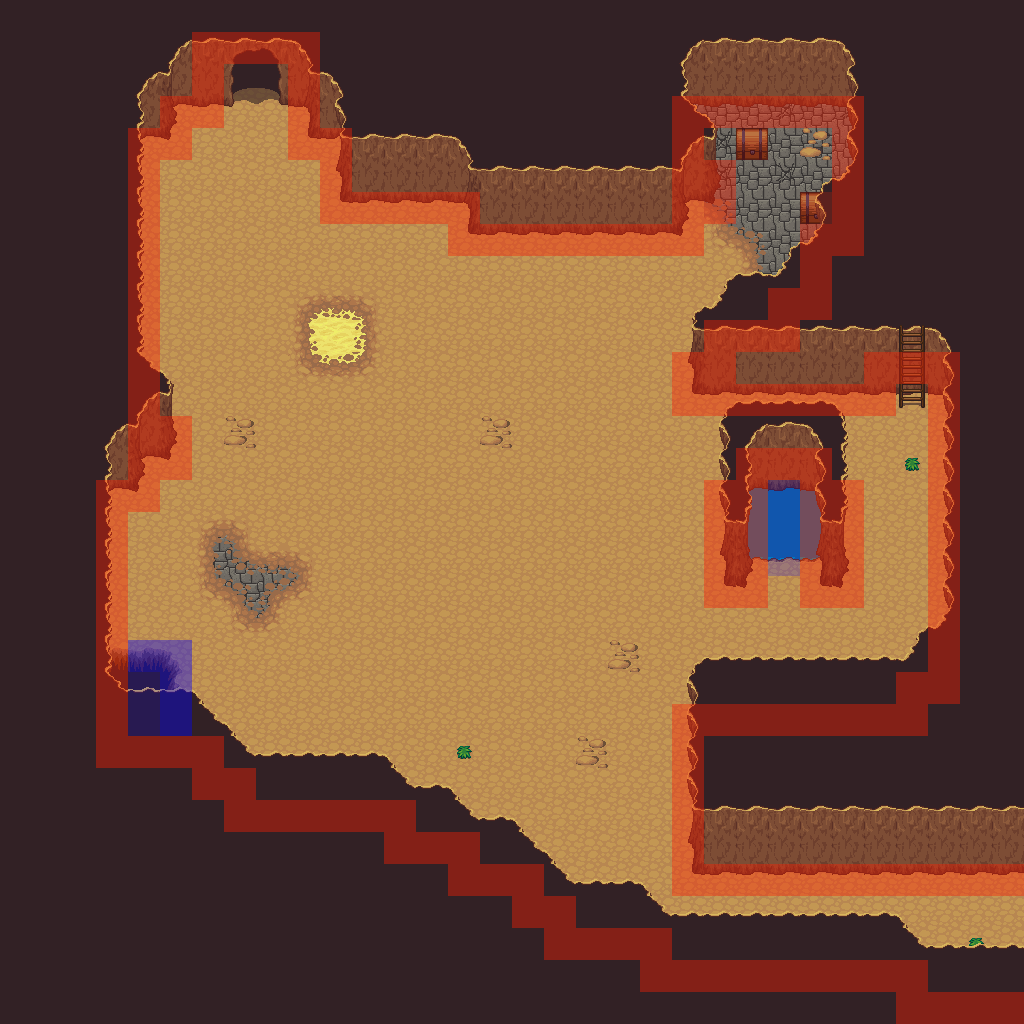

This is a level from a 2D game, rendered from its Tiled map with the project's own tilesets. A one-line summary and the map file follow, with tile-layer data summarised:
An orthogonal 32x32 tile map with 32x32 px tiles, 5 tile layers (background, fringe, object, foreground, ...), 4 tilesets and 8 objects (5x event, 3x enemy).

<map height="32" orientation="orthogonal" renderorder="right-down" tileheight="32" tilewidth="32" version="1.0" width="32">
 <properties>
  <property name="music" value="music/winds_of_stories.ogg" />
  <property name="tileset" value="tilesetdefs/sewer.txt" />
  <property name="title" value="Secret Cavern" />
 </properties>
 <tileset firstgid="1" name="tiled_collision" tileheight="32" tilewidth="32">
  <image height="32" source="tiled_collision.png" width="480" />
 </tileset>
 <tileset firstgid="16" name="generic_background" tileheight="32" tilewidth="32">
  <image height="832" source="generic_background.png" width="864" />
 </tileset>
 <tileset firstgid="718" name="small_objects" tileheight="64" tilewidth="32">
  <image height="512" source="small_objects.png" width="671" />
 </tileset>
 <tileset firstgid="878" name="sewer_objects" tileheight="128" tilewidth="32">
  <image height="768" source="sewer_objects.png" width="672" />
 </tileset>
 <layer height="32" name="background" width="32">
  <data>[1024 cells, 1024 non-empty, 7 distinct tile ids]</data>
 </layer>
 <layer height="32" name="fringe" width="32">
  <data>[1024 cells, 49 non-empty, 20 distinct tile ids]</data>
 </layer>
 <layer height="32" name="object" width="32">
  <data>[1024 cells, 171 non-empty, 16 distinct tile ids]</data>
 </layer>
 <layer height="32" name="foreground" width="32">
  <data>[1024 cells, 0 non-empty, 0 distinct tile ids]</data>
 </layer>
 <layer height="32" name="collision" width="32">
  <data>[1024 cells, 183 non-empty, 4 distinct tile ids]</data>
 </layer>
 <objectgroup name="event">
  <object height="96" name="Teleport to Basement4" type="event" width="32" x="992" y="896">
   <properties>
    <property name="intermap" value="maps/basement4.txt,1,3" />
   <property name="activate" value="on_trigger" /></properties>
  </object>
  <object height="32" name="Teleport to Basement 2" type="event" width="32" x="896" y="384">
   <properties>
    <property name="intermap" value="maps/basement2.txt,27,8" />
   <property name="activate" value="on_trigger" /></properties>
  </object>
  <object height="32" name="Teleport to Basement 5" type="event" width="64" x="224" y="64">
   <properties>
    <property name="intermap" value="maps/basement5.txt,27,23" />
   <property name="activate" value="on_trigger" /></properties>
  </object>
  <object height="32" name="Chest" type="event" width="32" x="736" y="128">
   <properties>
    <property name="hotspot" value="location" />
    <property name="loot" value="3,fixed,1" />
    <property name="mapmod" value="object,23,4,206" />
    <property name="repeat" value="false" />
    <property name="tooltip" value="Chest" />
   <property name="activate" value="on_trigger" /></properties>
  </object>
  <object height="32" name="Chest" type="event" width="32" x="800" y="192">
   <properties>
    <property name="hotspot" value="location" />
    <property name="loot" value="1,fixed,2" />
    <property name="mapmod" value="object,25,6,206" />
    <property name="repeat" value="false" />
    <property name="tooltip" value="Chest" />
   <property name="activate" value="on_trigger" /></properties>
  </object>
 </objectgroup>
 <objectgroup name="enemy">
  <object height="32" name="Ruby Snake" type="enemy" width="32" x="128" y="576"><properties><property name="category" value="rubysnake" /></properties></object>
  <object height="64" name="2 Skeletons" type="enemy" width="64" x="736" y="160">
   <properties>
    <property name="level" value="1,1" />
    <property name="number" value="2,2" />
   <property name="category" value="skeleton" /></properties>
  </object>
  <object height="192" name="2 Beetles" type="enemy" width="192" x="192" y="256">
   <properties>
    <property name="level" value="1,1" />
    <property name="number" value="2,2" />
   <property name="category" value="beetle" /></properties>
  </object>
 </objectgroup>
 <objectgroup name="npc" />
</map>
